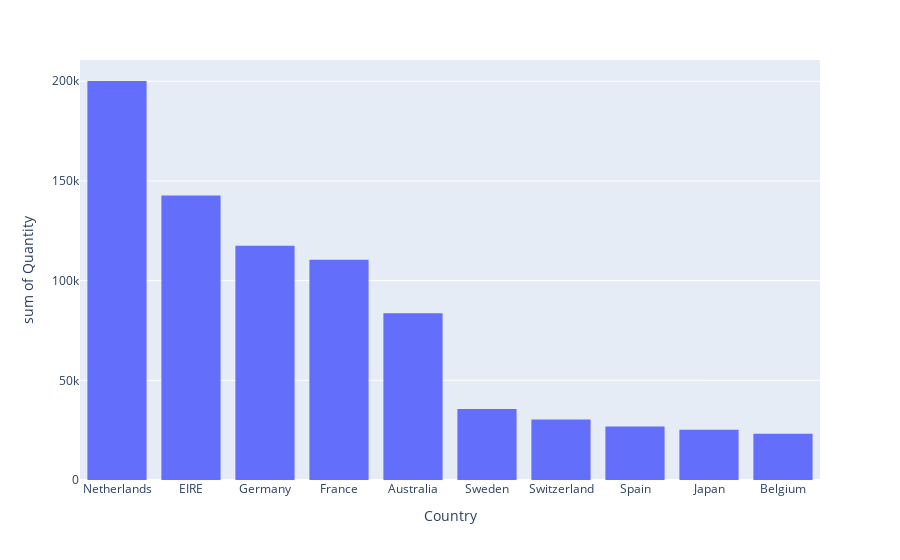

Write notebook code for a chart like this one.
### Markdown cell above
### Step 4. Create a histogram with the 10 countries that have the most 'Quantity' ordered except UK

### Code cell
srted = df_online.groupby('Country').sum().sort_values('Quantity', ascending=False)
srted = srted[srted.index != 'United Kingdom'].head(10)
pex.histogram(data_frame=srted, x=srted.index, y='Quantity')

### Figure 1 — Plotly figure (JSON) as saved in the notebook; plotly's stock layout.template omitted (floating-point values rounded to 4 significant figures)
{"data": [{"alignmentgroup": "True", "bingroup": "x", "histfunc": "sum", "hovertemplate": "Country=%{x}<br>sum of Quantity=%{y}<extra></extra>", "legendgroup": "", "marker": {"color": "#636efa", "pattern": {"shape": ""}}, "name": "", "offsetgroup": "", "orientation": "v", "showlegend": false, "type": "histogram", "x": ["Netherlands", "EIRE", "Germany", "France", "Australia", "Sweden", "Switzerland", "Spain", "Japan", "Belgium"], "xaxis": "x", "y": [200128, 142637, 117448, 110480, 83653, 35637, 30325, 26824, 25218, 23152], "yaxis": "y"}], "layout": {"autosize": true, "barmode": "relative", "legend": {"tracegroupgap": 0}, "margin": {"t": 60}, "xaxis": {"anchor": "y", "autorange": true, "domain": [0, 1], "range": [-0.5, 9.5], "title": {"text": "Country"}, "type": "category"}, "yaxis": {"anchor": "x", "autorange": true, "domain": [0, 1], "range": [0, 210700.0], "title": {"text": "sum of Quantity"}, "type": "linear"}}}
